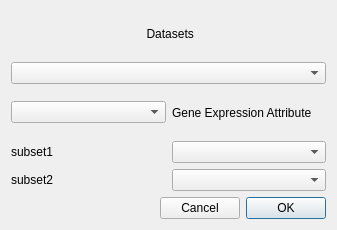
<?xml version="1.0" encoding="UTF-8"?>
<ui version="4.0">
 <class>InterpolateOnto3D</class>
 <widget class="QDialog" name="Differential Gene Expression">
  <property name="geometry">
   <rect>
    <x>0</x>
    <y>0</y>
    <width>337</width>
    <height>230</height>
   </rect>
  </property>
  <property name="windowTitle">
   <string>Differential Gene Expression</string>
  </property>
  <layout class="QGridLayout" name="gridLayout">
   <item row="6" column="0">
    <layout class="QHBoxLayout" name="horizontalLayout_6">
     <item>
      <spacer name="horizontalSpacer">
       <property name="orientation">
        <enum>Qt::Horizontal</enum>
       </property>
       <property name="sizeHint" stdset="0">
        <size>
         <width>40</width>
         <height>20</height>
        </size>
       </property>
      </spacer>
     </item>
     <item>
      <widget class="QPushButton" name="button_cancel">
       <property name="text">
        <string>Cancel</string>
       </property>
      </widget>
     </item>
     <item>
      <widget class="QPushButton" name="button_ok">
       <property name="text">
        <string>OK</string>
       </property>
       <property name="default">
        <bool>true</bool>
       </property>
      </widget>
     </item>
    </layout>
   </item>
   <item row="4" column="0">
    <layout class="QHBoxLayout" name="horizontalLayout_9">
     <item>
      <widget class="QLabel" name="label_10">
       <property name="text">
        <string>subset2</string>
       </property>
      </widget>
     </item>
     <item>
      <widget class="QComboBox" name="combosel_subset2">
       <property name="sizeAdjustPolicy">
        <enum>QComboBox::AdjustToMinimumContentsLength</enum>
       </property>
      </widget>
     </item>
    </layout>
   </item>
   <item row="1" column="0">
    <widget class="QComboBox" name="combosel_data">
     <property name="sizeAdjustPolicy">
      <enum>QComboBox::AdjustToMinimumContentsLength</enum>
     </property>
    </widget>
   </item>
   <item row="2" column="0">
    <layout class="QHBoxLayout" name="horizontalLayout_8">
     <item>
      <widget class="QComboBox" name="combosel_att">
       <property name="sizeAdjustPolicy">
        <enum>QComboBox::AdjustToMinimumContentsLength</enum>
       </property>
      </widget>
     </item>
     <item>
      <widget class="QLabel" name="label_9">
       <property name="text">
        <string>Gene Expression Attribute</string>
       </property>
      </widget>
     </item>
    </layout>
   </item>
   <item row="3" column="0">
    <layout class="QHBoxLayout" name="horizontalLayout_7">
     <item>
      <widget class="QLabel" name="label_8">
       <property name="text">
        <string>subset1</string>
       </property>
      </widget>
     </item>
     <item>
      <widget class="QComboBox" name="combosel_subset1">
       <property name="sizeAdjustPolicy">
        <enum>QComboBox::AdjustToMinimumContentsLength</enum>
       </property>
      </widget>
     </item>
    </layout>
   </item>
   <item row="0" column="0">
    <widget class="QLabel" name="label_5">
     <property name="text">
      <string> Datasets</string>
     </property>
     <property name="alignment">
      <set>Qt::AlignCenter</set>
     </property>
    </widget>
   </item>
   <item row="5" column="0">
    <layout class="QHBoxLayout" name="horizontalLayout_10"/>
   </item>
  </layout>
 </widget>
 <resources/>
 <connections/>
</ui>
